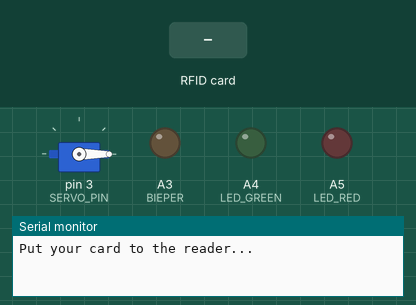
Simulated run of this sketch. Board: Arduino Uno, built with avr-gcc and run on an emulated ATmega328P. Shown: servo, output pins drawn as LEDs (lit = HIGH), the last lines printed to the serial monitor. Dashed ring = blinking. Inputs (shaded band) come from the test bench. Pins used as bus, display or sensor lines are not drawn.

Above: at 1.2 s.
1.3 s: RFID card 5E 7A 19 C4 held to the reader
At 1.4 s:
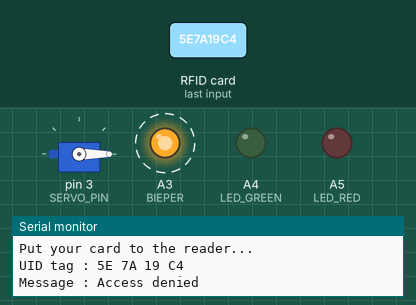
At 2.9 s:
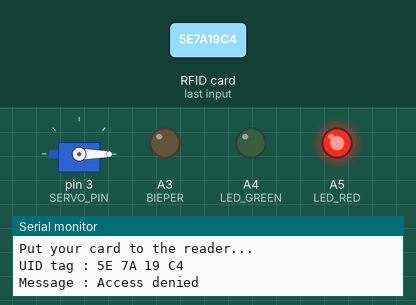
4.3 s: RFID card 89 B4 18 B9 held to the reader
At 6.2 s:
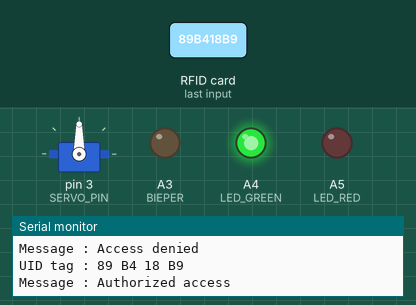
Timing chart, 0 to 9.3 s (numbered marks = the images above; inputs shaded):
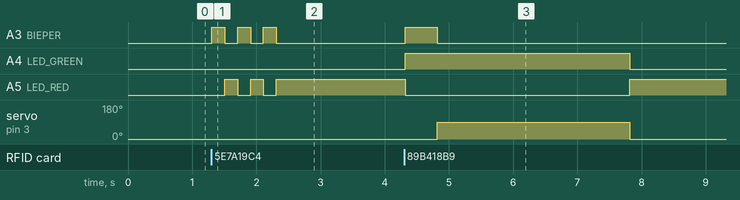

Measured:
- after the input at 1.3 s, A3 (BIEPER): alternates HIGH for 0.20 s and LOW for 0.20 s, 6 changes in all, then stays LOW, starting at once; A5 (LED_RED): alternates HIGH for 0.20 s and LOW for 0.20 s, 5 changes in all, then stays HIGH, starting after 0.21 s
- after the input at 4.3 s, A3 (BIEPER): LOW → HIGH at once, → LOW 0.50 s later; A4 (LED_GREEN): LOW → HIGH at once, → LOW 3.5 s later; A5 (LED_RED): HIGH → LOW at once, → HIGH 3.5 s later; servo on pin 3 (SERVO_PIN): 0° → 90° after 0.52 s, → 0° 3.0 s later

The sketch:

Main.ino
```cpp
// Viral Science
// RFID
#include <SPI.h>
#include <MFRC522.h>
#include <Servo.h>

#define FOUT_PIN 11
#define JUIST_PIN 12
#define SS_PIN 10
#define RST_PIN 9
#define LED_GREEN A4 // define green LED pin
#define LED_RED A5   // define red LED
#define SERVO_PIN 3
#define BIEPER A3
MFRC522 mfrc522(SS_PIN, RST_PIN); // Create MFRC522 instance.
Servo myServo;                    // define servo name

void setup()
{
  Serial.begin(9600);
  SPI.begin();               // Initiate  SPI bus
  mfrc522.PCD_Init();        // Initiate MFRC522
  myServo.attach(SERVO_PIN); // servo pin
  myServo.write(0);          // servo start position
  pinMode(LED_GREEN, OUTPUT);
  pinMode(LED_RED, OUTPUT);
  pinMode(BIEPER, OUTPUT);
  pinMode(FOUT_PIN, OUTPUT);
  pinMode(JUIST_PIN,OUTPUT);
  analogWrite(LED_RED, 255); // set the red led on
  Serial.println("Put your card to the reader...");
  Serial.println();

  //set everything to low
  analogWrite(LED_GREEN, LOW);
  analogWrite(LED_RED, HIGH);
  digitalWrite(FOUT_PIN, LOW);
  digitalWrite(JUIST_PIN, LOW);
}

void loop()
{
  // Is er een nieuwe kaart?
  if (!mfrc522.PICC_IsNewCardPresent())
  {
    return;
  }
  // Is die kaart leesbaar
  if (!mfrc522.PICC_ReadCardSerial())
  {
    return;
  }
  // Show UID on serial monitor
  Serial.print("UID tag :");
  String content = "";


  for (byte i = 0; i < mfrc522.uid.size; i++)
  {
    Serial.print(mfrc522.uid.uidByte[i] < 0x10 ? " 0" : " ");
    Serial.print(mfrc522.uid.uidByte[i], HEX);
    content.concat(String(mfrc522.uid.uidByte[i] < 0x10 ? " 0" : " "));
    content.concat(String(mfrc522.uid.uidByte[i], HEX));
  }

  Serial.println();
  Serial.print("Message : ");
  content.toUpperCase();

  //check als de token juist is
  if (content.substring(1) == "89 B4 18 B9") // change here the UID of the card/cards that you want to give access
  {
    authorized();
  }
  else
  {
    unauthorized();
  }
}

// turns on the green light and move the servo motor
void authorized()
{
  byte beginPos = 0, endPos = 90;

  Serial.println("Authorized access");
  Serial.println();

  analogWrite(LED_RED, 0);
  analogWrite(LED_GREEN, 255);

  digitalWrite(JUIST_PIN, HIGH);
  analogWrite(BIEPER, 255);
  delay(500);
  analogWrite(BIEPER, 0);
  digitalWrite(JUIST_PIN, LOW);

  myServo.write(endPos);
  delay(3000);
  myServo.write(beginPos);

  analogWrite(LED_GREEN, 0);
  analogWrite(LED_RED, 255);
}

// turns on the red light
void unauthorized()
{
  Serial.println("Access denied");
  for (byte i = 0; i < 3; i++)
  {
    analogWrite(BIEPER, 255);
    analogWrite(LED_RED, 0);
    delay(200);
    analogWrite(BIEPER, 0);
    analogWrite(LED_RED, 255);
    delay(200);
  }
  digitalWrite(FOUT_PIN, HIGH);
  delay(500);
  digitalWrite(FOUT_PIN, LOW);
}
```
